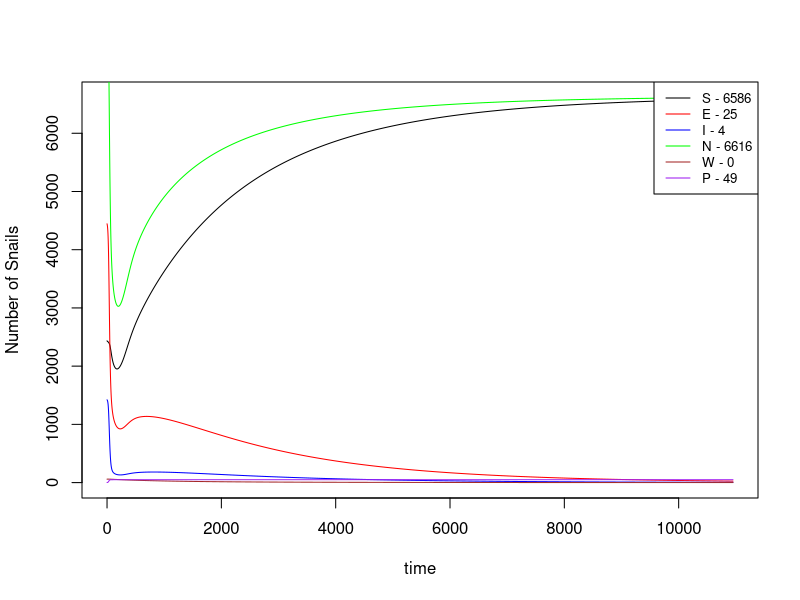
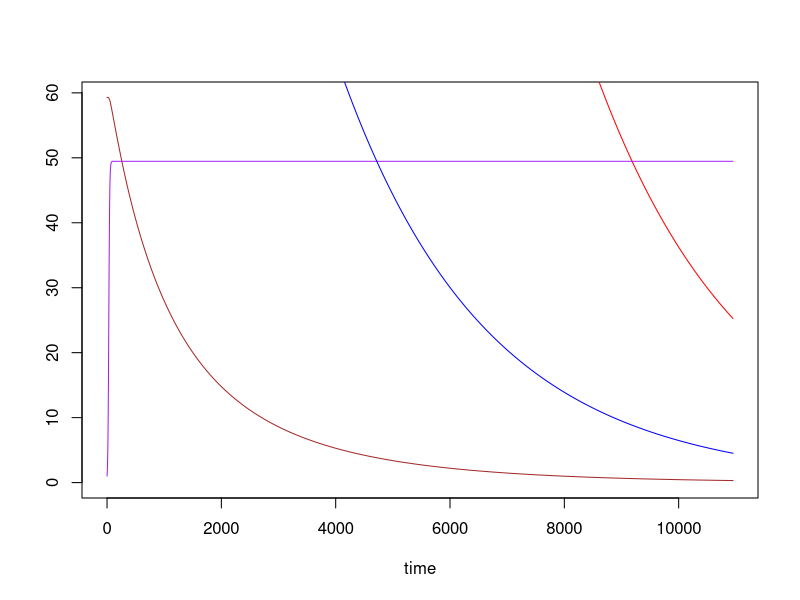

Write the R code that produced these figures, in order. (Note: this script raises an error after producing the figures.)
## A schisto model with dynamic predator population and agrochemical effects on predators
#This work is licensed under a Creative Commons Attribution-NonCommercial 4.0 International License#########
#<http://creativecommons.org/licenses/by-nc/4.0/> by Christopher Hoover, Arathi Arakala, Manoj Gambhir 
#and Justin Remais. This work was supported in part by the National Institutes of Health/National Science 
#Foundation Ecology of Infectious Disease program funded by the Fogarty International Center 
#(grant R01TW010286), the National Institute of Allergy and Infectious Diseases (grant K01AI091864), 
#and the National Science Foundation Water Sustainability and Climate Program (grant 1360330).

#Per the terms of this license, if you are making derivative use of this work, you must identify that 
#your work is a derivative work, give credit to the original work, provide a link to the license, 
#and indicate changes that were made.##########

library(deSolve)
schisto_pred=function(t, n, parameters) { 
  with(as.list(parameters),{
    S=n[1]
    E=n[2]
    I=n[3]
    W=n[4]
    P=n[5]
    N=S+E+I
    pred= (alpha*alpha_q*P)/(1+(alpha*alpha_q)*N*Th)
    #inf= 0.5*beta*M*H*m*H
    inf= 0.5*beta*W*H*m*S
    dSdt= f_N*((1-(phi_N*N))*(S+(z*E))) - (mu_N*S) - (pred*S) - inf
    dEdt= inf - ((mu_N+pred+sigma)*E)
    dIdt= (sigma*E) - ((mu_N+mu_I)*I) - (pred*I)
    dWdt= (lamda*I) - ((mu_W+mu_H)*W)
    dPdt= f_p*(1-(phi_p*P))*P-(mu_p + mu_p_q)*P
    return(list(c(dSdt,dEdt,dIdt,dWdt,dPdt)))
  }) 
} 

#Reductions in attack rate, alpha, from AgroC concentration, q #############################
#reduction in predation rate (Machrobrachium nipponense) caused by pesticide exposure taken from Yuan et al,2004
  #where q_red = fraction of the control predation rate maintained by predators exposed to sublethal pesticide doses

  #if Paraquat (herbicide)
    #dose=10 ug/L; q_red=0.60
    #dose=50 ug/L; q_red=0.34
    #dose=100 ug/L; q_red=0.17
  #if Malathion (insecticide)
    #dose=10 ug/L; q_red=0.84
    #dose=50 ug/L; q_red=0.69
    #dose=100 ug/L; q_red=0.56

alpha_q=1
  
#Increased mortality rate (Procambarus alleni) from exposure to a variety of insecticides;
#EECs and 96 hr LC50s taken from Halstead, Civitello & Rohr, 2015, table1, fig1
#In DAILY time step model, TOTAL mortality rate @these LC50s = (P*0.5)/3 
#i.e. 50% of the pop dead at 3 days (96hrs) averaged to daily rate over three days 
  #~-~-~PYRETHROIDS~-~-~#
  #if malathion (organophosphate insecticide)
    #LC50=50000 ug/L; mean EEC = ~6 ug/L; 0% of env samples within 95% CI of LC50
  #if Chlorpyrifos
    #LC50=29.3 ug/L; mean EEC = ~8 ug/L; 5% of env samples within 95% CI of LC50
  #if Terbufos
    #LC50=8.89 ug/L; mean EEC = ~2 ug/L; 22% of env samples within 95% CI of LC50  
  #~-~-~ORGANOPHOSPHATES~-~-~#
  #if Esfenvalerate
    #LC50=0.22 ug/L; mean EEC = ~0.4 ug/L; 97% of env samples within 95% CI of LC50 
  #if lambda-cyhalothrin
    #LC50=0.21 ug/L; mean EEC = ~8 ug/L; 100% of env samples within 95% CI of LC50  
  #if Permethrin
    #LC50=0.58 ug/L; mean EEC = ~2 ug/L; 99% of env samples within 95% CI of LC50  

estimate=0
#Parameters and starting values ###################################
yrs=30
time=seq(0,365*yrs,1)
p=1
parameters=c(f_N=0.16, #Instantaneous snail mortality rate
             phi_N= (1-1/(80*0.16))/10000, #~Inverse of snail carrying capacity
             z=0.5, #Fraction of exposed snails that reproduce
             mu_N=1/80, #Snail mortality rate; assumed lifespan=12 weeks
             alpha=0.003, #per capita prawn attack rate on snails
             P=p, #Number of prawns in the system
             Th=0.1, #Prawn predation max
             beta=0.000004, #Snail infection probability
             H=1000, # human population
             sigma=0.02, # exposed snails becoming infected
             mu_I=0.05, #Enhanced mortality of infected snails
             lamda=0.00004, #Human infection probability from infected snails
             mu_H=0.00004566, #Worm mortality from host deaths
             mu_W=0.00091324, #Adult worm natural mortality
             m=0.5, #Miracidial production per reproductive female
             f_p=0.128, #Prawn per capita daily mortality rate
             alpha_q=1, #Reduction in prawn attack rate from AgroC
             phi_p=0.02, #Predator prawn carrying capacity
             mu_p=0.00137, #Predator prawn natural per capita daily mortality rate
             mu_p_q=0 #Predator prawn enhanced morality rate from agrochemicals
)

nstart=c(S=2435,E=4445,I=1422, M=59.3, P=p) #Prawn-free equilibrium values
output=as.data.frame(ode(nstart,time,schisto_pred,parameters))
output[0:200,]
eqbm<-output[365*yrs,]
eqbm

#Plot changes over time period ##############################
par(mfrow=c(1,1))
plot(output[,1], output[,2], type='l', xlab="time",ylab="Number of Snails",
     ylim=c(0,max(output[,2]+output[10950,3]+output[10950,4])))
lines(output[,1],output[,3],col="red")
lines(output[,1],output[,4],col="blue")
lines(output[,1],output[,2]+output[,3]+output[,4],col="green")
lines(output[,1],output[,5],col="brown")
lines(output[,1],output[,6],col="purple")
legend("topright",paste(c("S","E","I","N","W","P"),
                        as.integer(c(eqbm[,2],eqbm[,3],eqbm[,4],(eqbm[,2]+eqbm[,3]+eqbm[,4]),eqbm[,5],eqbm[,6])),
                        sep=" - "),
       col=c("black","red","blue","green","brown","purple"),lty=1,cex=0.8)

#Plot showing parameters with lower magnitude ###############################
plot(output[,1], output[,5], type='l', col="brown", xlab="time",ylab="",
     main="", ylim=c(0,max(output[,5])))
lines(output[,1],output[,3],col="red")
lines(output[,1],output[,6],col="purple")
lines(output[,1],output[,4],col="blue")

#Validate that Phi_P is ~ P in Sokolow model ################
phi_P_range<-seq(from=1, to=100, by=1)
vals<-matrix(ncol=5, nrow=length(phi_P_range))
for(phi_P in phi_P_range){
  nstart=c(S=2435,E=4445,I=1422, M=59.3, P=p)
  parameters["phi_p"]<-phi_P^-1
  print(parameters["phi_p"])
  output=as.data.frame(ode(nstart,time,schisto_pred,parameters)) #params_withextra
  eqbm<-output[365*yrs,]
  eqbm
  print(eqbm)
  vals[phi_P,1]<-phi_P^-1
  vals[phi_P,2]<-as.numeric(eqbm[,2]+eqbm[,3]+eqbm[,4])
  vals[phi_P,3]<-as.numeric(eqbm[,4])
  vals[phi_P,4]<-as.numeric(eqbm[,5])
  vals[phi_P,5]<-as.numeric(prev(W=eqbm[,5]))
}

#Plot N and I over phi_p #############
par(mfrow=c(2,1), cex.lab=1.5, cex.axis=1.3)
#Plot total number of snails (N) across different values of P
par(mai=c(0.2, 1.1, 0.1,0.4))
plot(vals[,1]^-1, vals[,2], type='l', lwd=3, xlab="",ylab="",
     col="black", ylim=c(0,9000), xaxt='n')
  mtext(expression(italic(N)), side=2, cex=2, las=2, line=2.6)

#Plot total number of infected snails (I) across different values of P
par(mai=c(1.2, 1.1, 0.1,0.4))
plot(vals[,1]^-1, vals[,3], type='l', lwd=3, xlab="Prawn Carrying Capacity",ylab="", 
     col="blue", ylim=c(0,1500))
  mtext(expression(italic(I)), side=2, cex=2, las=2, line=2.6, col="blue")

#Plot showing only mean worm burden over time with the dynamic P function #################
plot(output[,1], output[,5], type='l', col="brown", xlab="time",ylab="Mean Worm Burden",
     ylim=c(0,max(output[,5])))
